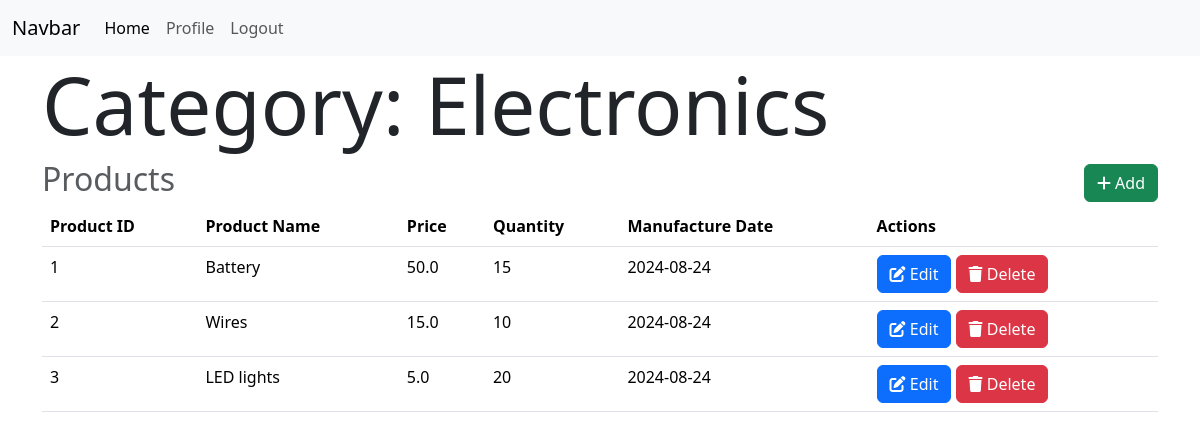
Screenshot of /category/1/ (signed in) with the database file from the repository.
### models.py (models this page shows)
class Category(db.Model):
    id = db.Column(db.Integer, primary_key=True)
    name = db.Column(db.String(32), unique=True)
    products = db.relationship('Product', backref='category', lazy=True, cascade="all, delete")

class Product(db.Model):
    id = db.Column(db.Integer, primary_key=True)
    name = db.Column(db.String(32), unique=True)
    price = db.Column(db.Float, nullable=False)
    category_id = db.Column(db.Integer, db.ForeignKey('category.id'),nullable=False)
    quantity = db.Column(db.Integer, nullable=False)
    man_date = db.Column(db.Date, nullable=False)
    carts = db.relationship('Cart', backref='product', lazy=True, cascade="all, delete")
    orders = db.relationship('Order', backref='product', lazy=True, cascade="all, delete")

### routes.py (the view)
@app.route('/category/<int:id>/')
@admin_required
def show_category(id):
    category = Category.query.get(id)
    if not category:
        flash('Category does not exist')
        return redirect(url_for('admin'))
    return render_template('category/show.html',category=category)

### routes.py (called while the page is built)
def admin_required(func):
    @wraps(func)
    def inner(*args, **kwargs):
        if 'user_id' not in session:
            flash('Please login to continue')
            return redirect(url_for('login'))
        user = User.query.get(session['user_id'])
        if not user.is_admin:
            flash('You are not authorized to access this page')
            return redirect(url_for('index'))
        return func(*args, **kwargs)
    return inner

### templates/category/show.html (shortened to what this page needs)
{% extends 'layout.html' %}
{% block content %}
<h1 class="display-1">Category: {{category.name}}
</h1>
<div class="heading">
<h2 class="text-muted" class="display-1">Products</h2>
    <a href="{{url_for('add_product', category_id=category.id)}}" class="btn btn-success">
        <i class="fas fa-plus"></i>
        Add
    </a>
</div>
    <table class="table">
        <thead>
            <tr>
                <th>Product ID</th>
                <th>Product Name</th>
                <th>Price</th>
                <th>Quantity</th>
                <th>Manufacture Date</th>
                <th>Actions</th>
            </tr>
        </thead>
        <tbody>
            {% for product in category.products %}
            <tr>
                <td>{{product.id}}</td>
                <td>{{product.name}}</td>
                <td>{{product.price}}</td>
                <td>{{product.quantity}}</td>
                <td>{{product.man_date}}</td>
                <td>
                    <a href="{{url_for('edit_product',id=product.id)}}" class="btn btn-primary">
                        <i class="fas fa-edit    "></i>
                        Edit
                    </a>
                    <a href="{{url_for('delete_product',id=product.id)}}" class="btn btn-danger">
                        <i class="fas fa-trash    "></i>
                        Delete
                    </a>
                </td>
            </tr>
            {% endfor %}
        </tbody>
    </table>
{% endblock %}

### templates/category/show.html (style rules this page uses)
.heading { display: flex; flex-direction: row; justify-content: space-between; align-items:center; }

### rows the page displays
Category: name "Electronics"
Product: id "1", name "Battery", price "50.0", quantity "15", man_date "2024-08-24"
Product: id "2", name "Wires", price "15.0", quantity "10", man_date "2024-08-24"
Product: id "3", name "LED lights", price "5.0", quantity "20", man_date "2024-08-24"
